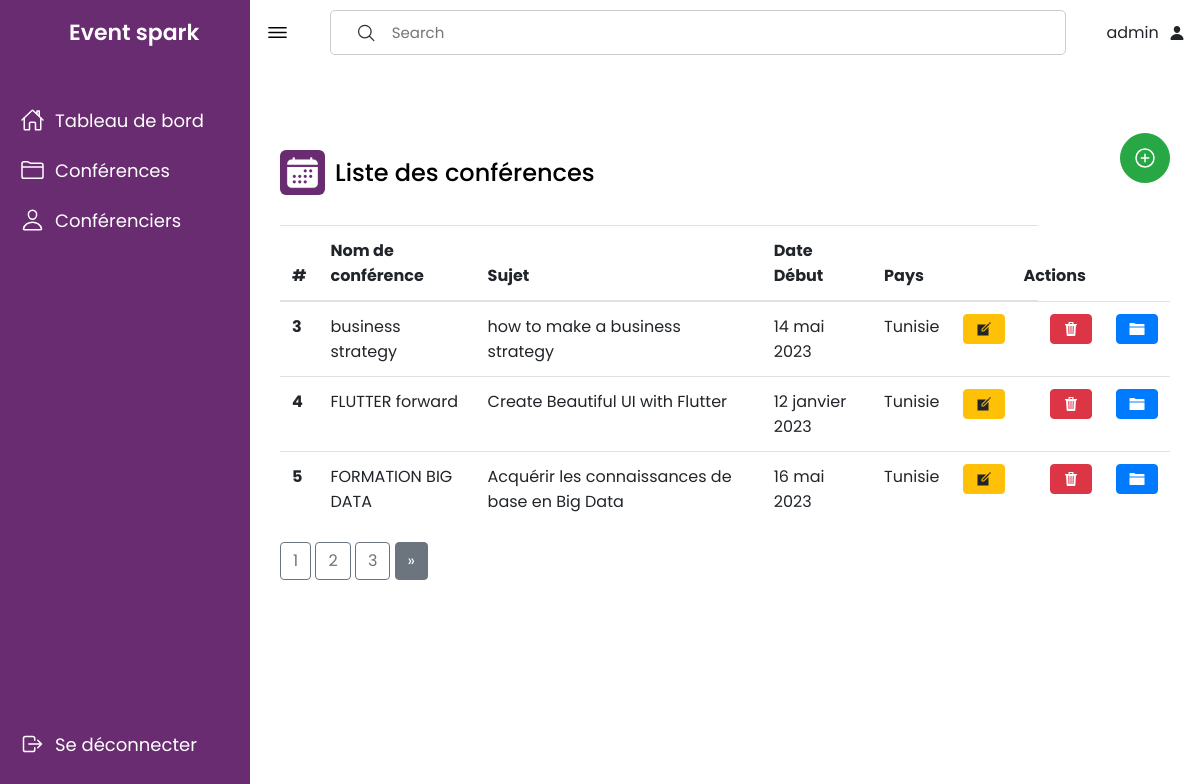
Page /conference/conference/ (signed in) on the committed database.
### conference/models.py (models this page shows, shortened)
class Conférence(models.Model):
    code= models.CharField(max_length=10)
    nom = models.CharField(max_length=200)
    capacite = models.IntegerField()
    dateDebut = models.CharField(max_length=8)
    dateFin = models.CharField(max_length=8)
    startTime = models.CharField(max_length=200)
    endTime = models.CharField(max_length=200)
    topic = models.CharField(max_length=200)
    duree = models.IntegerField()
    pays = models.CharField(max_length=200)
    region = models.CharField(max_length=200)
    imageConf = models.ImageField( upload_to="conference/static/conferences/", default="conference/static/image/event.jpg")
    programme = models.FileField(upload_to="conference/static/conferences/")
    conferencier=models.ForeignKey('Conférencier',on_delete=models.CASCADE,)

### conference/views.py (the view)
# urls.py: path('conference/',views.conference,name='conference'),
@login_required(login_url='login')
def conference(request):
    conferences = Conférence.objects.all().values()
    conferencier = Conférencier.objects.all().values()
    paginator = Paginator(conferences, 3)  # Number of conferences per page
    page_number = request.GET.get('page')
    page_obj = paginator.get_page(page_number)
    context = {
        'conferences': page_obj,
        'conferencier': conferencier,
    }
    return render(request, 'conference.html', context)

### conference/templates/conference.html (shortened to what this page needs)
{% load static %}
<html>
<head>
    <link rel="stylesheet" href="{% static 'css/bootstrap.min.css' %}">
</head>
<body>
    {% include 'navBar.html' %}
    <section class="dashboard">
        <div class="top">
            <ion-icon class="navToggle" name="menu-outline"></ion-icon>
            <div class="searchBox">
                <ion-icon name="search-outline"></ion-icon>
                <input type="text" onkeyup="searchFunction()" id="searchInput" placeholder="Search">
            </div>
            {% if user.is_authenticated %}
                {{user.username}}
                {% endif %}
            <ion-icon name="person"></ion-icon>
        </div>
        <div class="container" style="position: relative; margin-top: 30px;">
            <div class="overview" style="display: flex; align-items: center; justify-content: space-between;">
                <div class="title" style="display: flex; align-items: center;">
                    <ion-icon name="calendar"></ion-icon>
                    <span class="text" style="margin-left: 10px;">Liste des conférences</span>
                </div>
                <div style="display:flex;align-items:center;">
                    <a href="addConference/" class="btn btn-success rounded-circle" style="font-size:24px;width:50px;height:50px;display:flex;align-items:center;justify-content:center;">
                        <ion-icon name="add-circle-outline"></ion-icon>
                    </a>
                </div>
            </div>
            <table class="table">
                <thead>
                    <tr>
                        <th scope="col">#</th>
                        <th scope="col">Nom de conférence</th>
                        <th scope="col">Sujet</th>
                        <th scope="col">Date Début</th>
                        <th scope="col">Pays</th>
                        <th scope="col" style="position: relative;left: 60px;">Actions</th>
                    </tr>
                </thead>
                <tbody>
                    {% for conference in conferences %}
                        <tr>
                            <th scope="row">{{conference.id}}</th>
                            <td>{{conference.nom}}</td>
                            <td>{{conference.topic}}</td>
                            <td>{{conference.dateDebut}}</td>
                            <td>{{conference.pays}}</td>
                            <td><a href="update_con/{{conference.id}}" class="btn btn-warning mb-2"><ion-icon name="create-sharp"></ion-icon></a></td>
                            <td>
                                <a href="del_con/{{ conference.id }}" class="btn btn-danger mb-2" onclick="event.preventDefault(); sweetAlertConfirm(this.href);">
                                    <ion-icon name="trash-sharp"></ion-icon>
                                </a>
                            </td>
                            <td>
                              <a href="details_conference/{{ conference.id }}" class="btn btn-primary mb-2">
                                <ion-icon name="folder-sharp"></ion-icon>
                              </a>
                            </td>
                        </tr>
                    {% endfor %}
                </tbody>
            </table>
<div class="pagination">
    <span class="step-links">
        {% for num in conferences.paginator.page_range %}
            {% if conferences.number == num %}
                <span class="current-page">
                    <button class="btn btn-outline-secondary">{{ num }}</button>
                </span>
            {% else %}
                <a href="?page={{ num }}"><button class="btn btn-outline-secondary">{{ num }}</button></a>
            {% endif %}
        {% endfor %}
        {% if conferences.has_next %}
            <a href="?page={{ conferences.paginator.num_pages }}"><button class="btn btn-secondary"> &raquo;</button></a>
        {% endif %}
    </span>
</div>
        </div>
    </section>
</body>
</html>

### conference/static/css/style22.css (style rules this page uses)
* { margin: 0; padding: 0; box-sizing: border-box; }
:root { --primary-color: #6a2c70; --nav-color: #6a2c70; --dash-color: #fff; --logo-color: #fff; --text-color: #000; --text-color-light: #333; --white: #fff; --border-color: #ccc; --toggle-color: #fff; --box1-color: #6fedd6; --box2-color: #c1d5a4; --box3-color: #ffd39a; --title-icon-color: #fff; --time-03: all 0.3s linear; --time-02: all 0.2s linear; }
body { width: 100%; min-height: 100vh; background-color: var(--dash-color); font-family: 'Poppins', sans-serif; }
.dashboard { position: relative; left: 250px; width: calc(100% - 250px); min-height: 100vh; background-color: var(--dash-color); padding: 10px 15px; transition: var(--time-03); }
.dashboard .top { position: fixed; background-color: var(--dash-color); display: flex; justify-content: space-between; align-items: center; left: 250px; top: 0; padding: 10px 15px; width: calc(100% - 250px); transition: var(--time-03); z-index: 100; }
.dashboard .top .navToggle { font-size: 25px; color: var(--text-color); cursor: pointer; }
.dashboard .top .searchBox { position: relative; height: 45px; border: 1px solid var(--border-color); display: flex; justify-content: center; align-items: center; border-radius: 5px; padding: 0 10px; width: 80%; margin: 0 30px; }
.top .searchBox input { width: 100%; height: 100%; font-size: 15px; border: none; background-color: var(--dash-color); color: var(--text-color); }
.top .searchBox ion-icon { font-size: 22px; color: var(--text-color-light); padding: 0 15px; }
.container { padding-top: 50px; position: relative; }
.container .title { display: flex; align-items: center; margin: 60px 0 30px; }
.container .title ion-icon { width: 35px; height: 35px; padding: 5px; background-color: var(--primary-color); color: var(--title-icon-color); border-radius: 6px; }
.container .title .text { font-size: 24px; font-weight: 500; color: var(--text-color); margin-left: 10px; }

### rows in the picture
Conférence: id "3", nom "business strategy", topic "how to make a business strategy", dateDebut "14 mai 2023", pays "Tunisie"
Conférence: id "4", nom "FLUTTER forward", topic "Create Beautiful UI with Flutter", dateDebut "12 janvier 2023", pays "Tunisie"
Conférence: id "5", nom "FORMATION BIG DATA", topic "Acquérir les connaissances de base en Big Data", dateDebut "16 mai 2023", pays "Tunisie"

### other values in the picture
{{ user.username }} "admin"
{{ num }} "1"
{{ num }} "2" "3"
